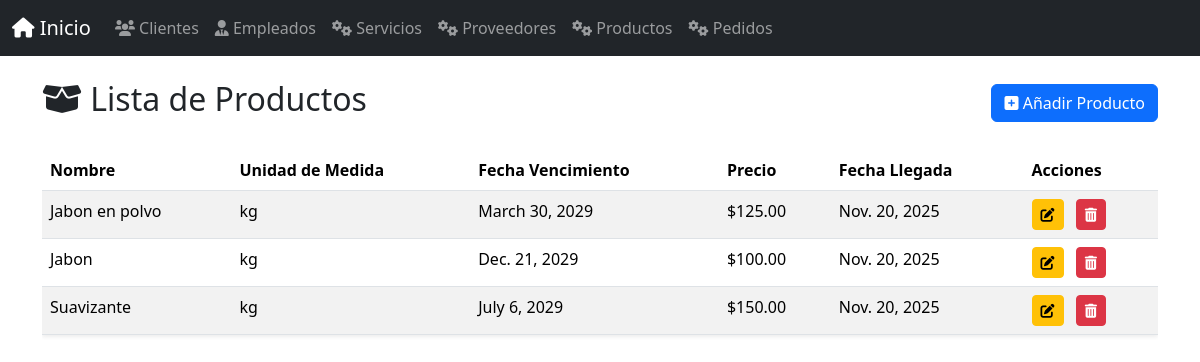
/productos/, run on the app's committed database.
### app_lavanderia/models.py (models this page shows, shortened)
class Producto(models.Model):
    id_prd = models.AutoField(primary_key=True)
    nombre = models.CharField(max_length=100)
    unidad_medida = models.CharField(max_length=50)
    fecha_vencimiento = models.DateField(blank=True, null=True)
    precio = models.DecimalField(max_digits=10, decimal_places=2)
    fecha_llegada = models.DateField(auto_now_add=True)
    proveedor = models.ForeignKey(Proveedor, on_delete=models.SET_NULL, null=True, blank=True,
                                  related_name='productos_suministrados')
    class Meta:
        verbose_name = "Producto"
        verbose_name_plural = "Productos"

### app_lavanderia/views.py (the view)
# urls.py: path('productos/', views.ver_productos, name='ver_productos'),
def ver_productos(request):
    productos = Producto.objects.all().select_related('proveedor') # Para cargar el proveedor en una sola consulta
    return render(request, 'producto/ver_productos.html', {'productos': productos})

### app_lavanderia/templates/producto/ver_productos.html (shortened to what this page needs)
{% extends 'base.html' %}
{% block content %}
<div class="d-flex justify-content-between align-items-center mb-4">
    <h2><i class="fas fa-box-open"></i> Lista de Productos</h2>
    <a href="{% url 'agregar_producto' %}" class="btn btn-primary">
        <i class="fas fa-plus-square"></i> Añadir Producto
    </a>
</div>
{% if productos %}
<div class="table-responsive">
    <table class="table table-striped table-hover shadow-sm">
        <thead class="bg-dark text-white">
            <tr>
                <th>Nombre</th>
                <th>Unidad de Medida</th>
                <th>Fecha Vencimiento</th>
                <th>Precio</th>
                <th>Fecha Llegada</th>
                <th>Acciones</th>
            </tr>
        </thead>
        <tbody>
            {% for producto in productos %}
            <tr>
                <td>{{ producto.nombre }}</td>
                <td>{{ producto.unidad_medida }}</td>
                <td>{{ producto.fecha_vencimiento|default:"N/A" }}</td>
                <td>${{ producto.precio|floatformat:2 }}</td>
                <td>{{ producto.fecha_llegada }}</td>
                <td>
                    <a href="{% url 'actualizar_producto' producto.id_prd %}" class="btn btn-warning btn-sm me-2" title="Actualizar">
                        <i class="fas fa-edit"></i>
                    </a>
                    <a href="{% url 'borrar_producto' producto.id_prd %}" class="btn btn-danger btn-sm" title="Borrar">
                        <i class="fas fa-trash-alt"></i>
                    </a>
                </td>
            </tr>
            {% endfor %}
        </tbody>
    </table>
</div>
{% endif %}
{% endblock %}

### data on the page
Producto: nombre "Jabon en polvo", unidad_medida "kg", fecha_vencimiento "March 30, 2029", precio "125.00", fecha_llegada "Nov. 20, 2025"
Producto: nombre "Jabon", unidad_medida "kg", fecha_vencimiento "Dec. 21, 2029", precio "100.00", fecha_llegada "Nov. 20, 2025"
Producto: nombre "Suavizante", unidad_medida "kg", fecha_vencimiento "July 6, 2029", precio "150.00", fecha_llegada "Nov. 20, 2025"
